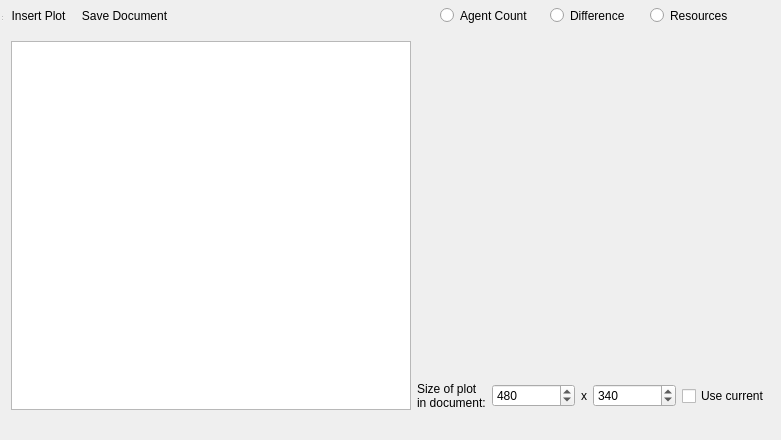
<?xml version="1.0" encoding="UTF-8"?>
<ui version="4.0">
 <class>GraphPort</class>
 <widget class="GraphPort" name="GraphPort">
  <property name="geometry">
   <rect>
    <x>0</x>
    <y>0</y>
    <width>781</width>
    <height>440</height>
   </rect>
  </property>
  <property name="windowTitle">
   <string>GraphPort</string>
  </property>
  <widget class="QWidget" name="centralWidget">
   <property name="geometry">
    <rect>
     <x>0</x>
     <y>30</y>
     <width>781</width>
     <height>391</height>
    </rect>
   </property>
   <layout class="QHBoxLayout" name="horizontalLayout_2">
    <item>
     <widget class="QTextEdit" name="textEdit">
      <property name="minimumSize">
       <size>
        <width>400</width>
        <height>0</height>
       </size>
      </property>
     </widget>
    </item>
    <item>
     <layout class="QVBoxLayout" name="verticalLayout">
      <item>
       <widget class="QCustomPlot" name="plot" native="true">
        <property name="sizePolicy">
         <sizepolicy hsizetype="Preferred" vsizetype="MinimumExpanding">
          <horstretch>0</horstretch>
          <verstretch>0</verstretch>
         </sizepolicy>
        </property>
       </widget>
      </item>
      <item>
       <layout class="QHBoxLayout" name="horizontalLayout">
        <item>
         <widget class="QLabel" name="label">
          <property name="text">
           <string>&lt;html&gt;&lt;head/&gt;&lt;body&gt;&lt;p&gt;Size of plot&lt;br/&gt;in document:&lt;/p&gt;&lt;/body&gt;&lt;/html&gt;</string>
          </property>
         </widget>
        </item>
        <item>
         <widget class="QSpinBox" name="sbWidth">
          <property name="sizePolicy">
           <sizepolicy hsizetype="MinimumExpanding" vsizetype="Fixed">
            <horstretch>0</horstretch>
            <verstretch>0</verstretch>
           </sizepolicy>
          </property>
          <property name="minimum">
           <number>1</number>
          </property>
          <property name="maximum">
           <number>9999</number>
          </property>
          <property name="value">
           <number>480</number>
          </property>
         </widget>
        </item>
        <item>
         <widget class="QLabel" name="label_2">
          <property name="text">
           <string>x</string>
          </property>
         </widget>
        </item>
        <item>
         <widget class="QSpinBox" name="sbHeight">
          <property name="sizePolicy">
           <sizepolicy hsizetype="MinimumExpanding" vsizetype="Fixed">
            <horstretch>0</horstretch>
            <verstretch>0</verstretch>
           </sizepolicy>
          </property>
          <property name="minimum">
           <number>1</number>
          </property>
          <property name="maximum">
           <number>9999</number>
          </property>
          <property name="value">
           <number>340</number>
          </property>
         </widget>
        </item>
        <item>
         <widget class="QCheckBox" name="cbUseCurrentSize">
          <property name="text">
           <string>Use current</string>
          </property>
         </widget>
        </item>
       </layout>
      </item>
     </layout>
    </item>
   </layout>
  </widget>
  <widget class="QToolBar" name="mainToolBar">
   <property name="geometry">
    <rect>
     <x>0</x>
     <y>0</y>
     <width>184</width>
     <height>31</height>
    </rect>
   </property>
   <addaction name="actionInsert_Plot"/>
   <addaction name="actionSave_Document"/>
  </widget>
  <widget class="QStatusBar" name="statusBar">
   <property name="geometry">
    <rect>
     <x>0</x>
     <y>0</y>
     <width>3</width>
     <height>22</height>
    </rect>
   </property>
  </widget>
  <widget class="QRadioButton" name="countRB">
   <property name="geometry">
    <rect>
     <x>440</x>
     <y>0</y>
     <width>105</width>
     <height>31</height>
    </rect>
   </property>
   <property name="text">
    <string>Agent Count</string>
   </property>
  </widget>
  <widget class="QRadioButton" name="differenceRB">
   <property name="geometry">
    <rect>
     <x>550</x>
     <y>0</y>
     <width>105</width>
     <height>31</height>
    </rect>
   </property>
   <property name="text">
    <string>Difference</string>
   </property>
  </widget>
  <widget class="QRadioButton" name="resourceRB">
   <property name="geometry">
    <rect>
     <x>650</x>
     <y>0</y>
     <width>105</width>
     <height>31</height>
    </rect>
   </property>
   <property name="text">
    <string>Resources</string>
   </property>
  </widget>
  <action name="actionInsert_Plot">
   <property name="text">
    <string>Insert Plot</string>
   </property>
  </action>
  <action name="actionSave_Document">
   <property name="text">
    <string>Save Document...</string>
   </property>
  </action>
 </widget>
 <layoutdefault spacing="6" margin="11"/>
 <customwidgets>
  <customwidget>
   <class>QCustomPlot</class>
   <extends>QWidget</extends>
   <header>../../qcustomplot.h</header>
   <container>1</container>
  </customwidget>
  <customwidget>
   <class>GraphPort</class>
   <extends>QWidget</extends>
   <header>graphport.h</header>
   <container>1</container>
  </customwidget>
 </customwidgets>
 <resources/>
 <connections/>
</ui>
